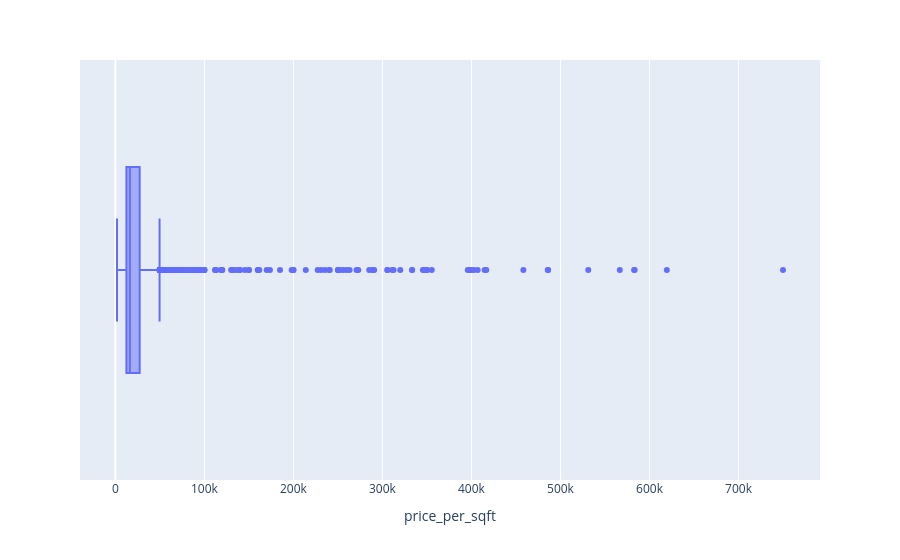

The notebook cell this image was saved under:
### Code cell
fig = px.box(data_frame= pre_process_df, x='price_per_sqft')
fig

### Figure 1 — Plotly figure (JSON) as saved in the notebook; plotly's stock layout.template omitted (floating-point values rounded to 4 significant figures; data arrays with more than 128 entries replaced by an {"elided": "..."} marker saying what was removed)
{"data": [{"alignmentgroup": "True", "hovertemplate": "price_per_sqft=%{x}<extra></extra>", "legendgroup": "", "marker": {"color": "#636efa"}, "name": "", "notched": false, "offsetgroup": "", "orientation": "h", "showlegend": false, "type": "box", "x": {"elided": "5973 int values"}, "x0": " ", "xaxis": "x", "y0": " ", "yaxis": "y"}], "layout": {"boxmode": "group", "legend": {"tracegroupgap": 0}, "margin": {"t": 60}, "xaxis": {"anchor": "y", "domain": [0, 1], "title": {"text": "price_per_sqft"}}, "yaxis": {"anchor": "x", "domain": [0, 1]}}}
